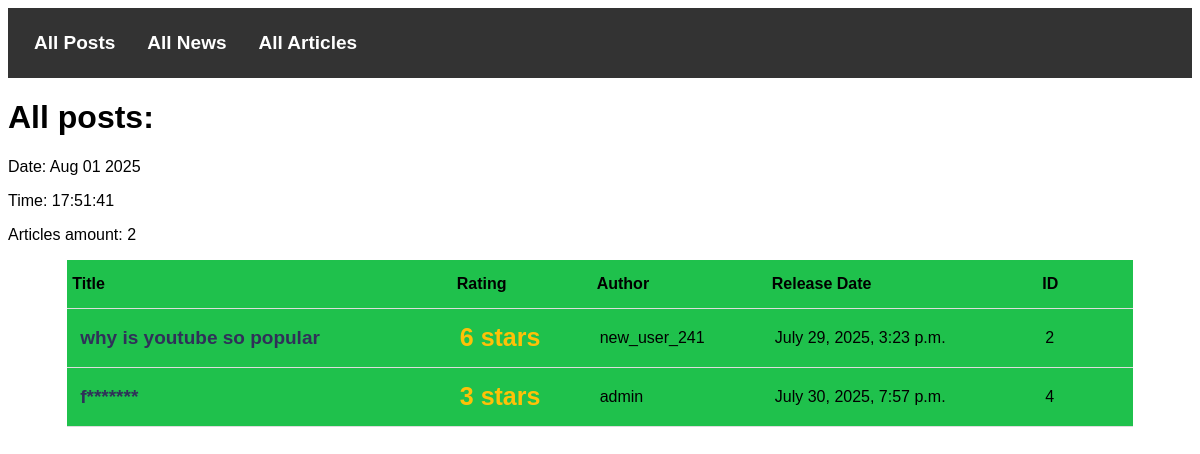
The app's page /newsPortal/articles/ with its own data.
### newsPortal/models.py (models this page shows, shortened)
class Post(models.Model):
    author = models.ForeignKey(Author, on_delete=models.CASCADE)
    postType = models.CharField(max_length=2, choices=[
                                ('NW', 'Новость'), ('AR', 'Статья')])
    creationDate = models.DateTimeField(auto_now_add=True)
    categories = models.ManyToManyField(Category, through='PostCategory')
    title = models.CharField(max_length=1000)
    text = models.TextField()
    rating = models.IntegerField(default=0)

class Author(models.Model):
    user = models.OneToOneField('auth.User', on_delete=models.CASCADE)
    rating = models.IntegerField(default=0)

### newsPortal/views.py (the view)
# urls.py: path('articles/', ArticlsList.as_view(), name='articles_list'),
class ArticlsList(ListView):
    model = Post
    template_name = 'NewsPortal/articles.html'
    context_object_name = 'articles'
    queryset = Post.objects.filter(postType='AR')
    def get_context_data(self, **kwargs):
        context = super().get_context_data(**kwargs)
        context['time_now'] = datetime.datetime.now()
        return context

### newsPortal/templatetags/censor_filter.py (called while the page is built)
@register.filter()
def censor(value):
    if not isinstance(value, str):
        value = str(value)
    outPut = value
    for keyword in CENSORKEYWORDS:
        replacement = keyword[0] + "*" * (len(keyword) - 1)
        outPut = outPut.replace(keyword, replacement) + " "
        outPut = outPut.replace(keyword.upper(), replacement) + " "
        outPut = outPut.replace(keyword.capitalize(), replacement) + " "
    return outPut

### newsPortal/templatetags/custom_tags.py (called while the page is built)
@register.simple_tag()
def current_time(format_string: str = "%b %d %Y") -> str:
    return timezone.now().strftime(format_string)

### templates/NewsPortal/articles.html (shortened to what this page needs)
{% extends 'NewsPortal/PostsBase.html' %}
{% load censor_filter %}
    {% block PostsAmount %}
    <p>Articles amount: {{ articles|length }}</p>
    {% endblock PostsAmount %}
{% block content_table %}
<thead>
    <tr>
        <th>Title</th>
        <th>Rating</th>
        <th>Author</th>
        <th>Release Date</th>
        <th>ID</th>
    </tr>
</thead>
<tbody>
    {% for a in articles %}
            <tr>
                <td><a href="http://127.0.0.1:8000/newsPortal/posts/{{ a.id }}">{{ a.title|censor }}</a></td>
                <td><span class="yellowText">{{ a.rating }} stars</span></td>
                <td>{{ a.author.user.username }}</td>
                <td>{{ a.creationDate }}</td>
                <td>{{ a.id }}</td>
            </tr>
            {% endfor %}
</tbody>
{% endblock content_table %}

### Static/Style/default.css (style rules this page uses)
* { font-family: Arial, Helvetica, sans-serif; }
td, th { padding: 8px; text-align: left; border-bottom: 1px solid #ddd; min-width: 50px; }
thead { text-align: left; border-bottom: 1px solid #ddd; }
thead th { padding: 15px 5px; }
td a { color: #303059; font-size: 19px; font-weight: bold; text-align: center; margin: auto; text-decoration: none; transition: font-size 0.25s ease-in-out; display: inline-block; padding: 10px 5px; }
tr { transition: background-color 0.3s; }
a { color: #c1211e; font-size: 19px; font-weight: bold; text-align: center; margin: auto; text-decoration: none; }
.yellowText { color: #ffc107; font-size: 25px; font-weight: bold; text-align: center; margin: auto; }

### records on screen
Post: title|censor "why is youtube so popular", rating "6", author.user.username "new_user_241", creationDate "July 29, 2025, 3:23 p.m.", id "2"
Post: title|censor "f*******", rating "3", author.user.username "admin", creationDate "July 30, 2025, 7:57 p.m.", id "4"

### other values on screen
{{ articles|length }} "2"
